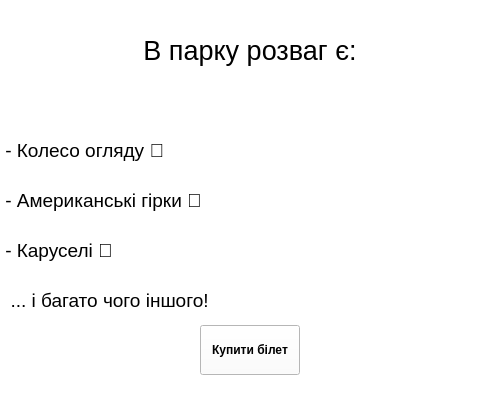
<?xml version="1.0" encoding="UTF-8"?>
<ui version="4.0">
 <class>Form</class>
 <widget class="QWidget" name="Form">
  <property name="geometry">
   <rect>
    <x>0</x>
    <y>0</y>
    <width>500</width>
    <height>400</height>
   </rect>
  </property>
  <property name="windowTitle">
   <string>Form</string>
  </property>
  <property name="styleSheet">
   <string notr="true">background-color: rgb(255, 255, 255);</string>
  </property>
  <widget class="QLabel" name="label">
   <property name="geometry">
    <rect>
     <x>0</x>
     <y>25</y>
     <width>500</width>
     <height>50</height>
    </rect>
   </property>
   <property name="font">
    <font>
     <pointsize>20</pointsize>
    </font>
   </property>
   <property name="text">
    <string>В парку розваг є:</string>
   </property>
   <property name="alignment">
    <set>Qt::AlignCenter</set>
   </property>
  </widget>
  <widget class="QLabel" name="label_2">
   <property name="geometry">
    <rect>
     <x>0</x>
     <y>125</y>
     <width>500</width>
     <height>50</height>
    </rect>
   </property>
   <property name="font">
    <font>
     <pointsize>14</pointsize>
    </font>
   </property>
   <property name="text">
    <string> - Колесо огляду 🎡</string>
   </property>
  </widget>
  <widget class="QLabel" name="label_3">
   <property name="geometry">
    <rect>
     <x>0</x>
     <y>175</y>
     <width>500</width>
     <height>50</height>
    </rect>
   </property>
   <property name="font">
    <font>
     <pointsize>14</pointsize>
    </font>
   </property>
   <property name="text">
    <string> - Американські гірки 🎢</string>
   </property>
  </widget>
  <widget class="QLabel" name="label_4">
   <property name="geometry">
    <rect>
     <x>0</x>
     <y>225</y>
     <width>500</width>
     <height>50</height>
    </rect>
   </property>
   <property name="font">
    <font>
     <pointsize>14</pointsize>
    </font>
   </property>
   <property name="text">
    <string> - Каруселі 🎠</string>
   </property>
  </widget>
  <widget class="QLabel" name="label_5">
   <property name="geometry">
    <rect>
     <x>0</x>
     <y>275</y>
     <width>500</width>
     <height>50</height>
    </rect>
   </property>
   <property name="font">
    <font>
     <pointsize>14</pointsize>
    </font>
   </property>
   <property name="text">
    <string>  ... і багато чого іншого!</string>
   </property>
  </widget>
  <widget class="QPushButton" name="pushButton">
   <property name="geometry">
    <rect>
     <x>200</x>
     <y>325</y>
     <width>100</width>
     <height>50</height>
    </rect>
   </property>
   <property name="font">
    <font>
     <weight>75</weight>
     <bold>true</bold>
    </font>
   </property>
   <property name="text">
    <string>Купити білет</string>
   </property>
  </widget>
 </widget>
 <resources/>
 <connections/>
</ui>
